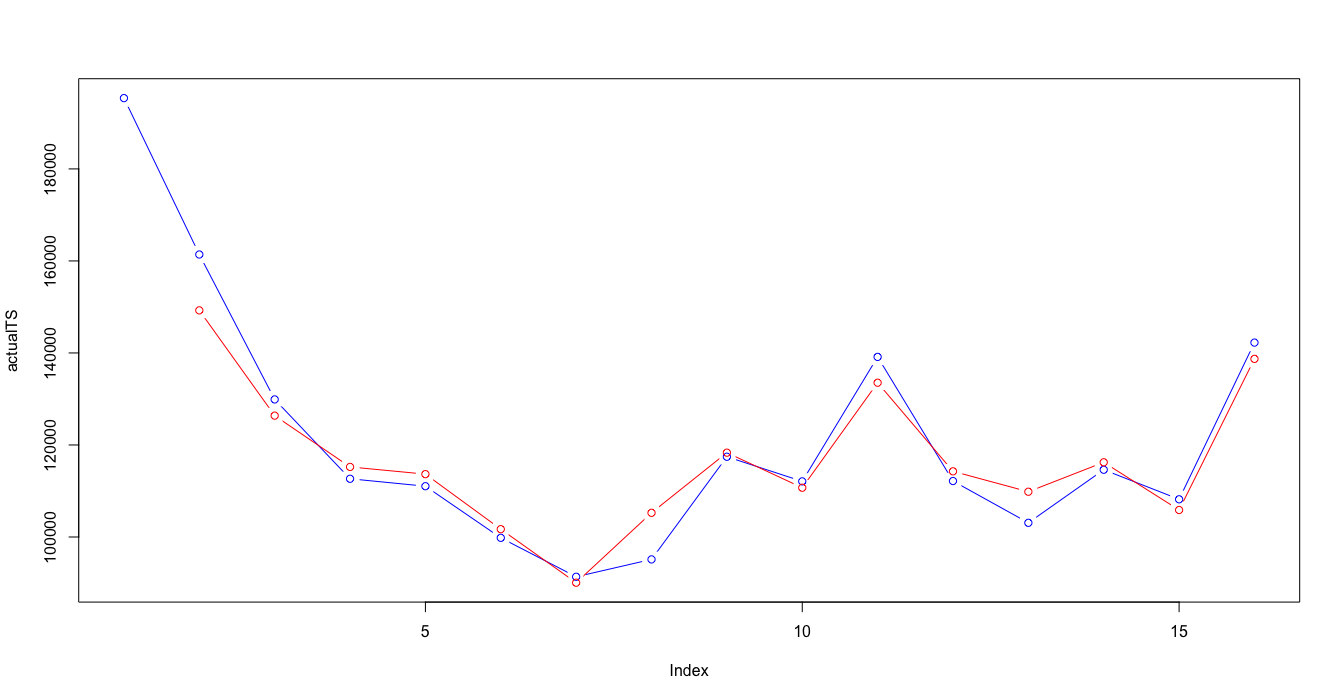

This chart was generated by the following R code:
# par(mfrow = c(1, 1))
# due possibilità
# quell'ente per questo reparto nel 2017 a che cluster assomoglia?
# dovresti porendere tutti i cluster che ho, tagliare le 52 colonne a 17, calcolo il prototipo (media, centroidi calcolati sui 17) quale centroide è più simile al 2017?
# confornto i prototype con distanza coseno
# prendo i prototipi dei cluster, calcolo la distanza coseno 

require(zoo)



shift <- function(x, n, invert=FALSE, default=NA){
  stopifnot(length(x)>=n)
  if(n==0){
    return(x)
  }
  n <- ifelse(invert, n*(-1), n)
  if(n<0){
    n <- abs(n)
    forward=FALSE
  }else{
    forward=TRUE
  }
  if(forward){
    return(c(rep(default, n), x[seq_len(length(x)-n)]))
  }
  if(!forward){
    return(c(x[seq_len(length(x)-n)+n], rep(default, n)))
  }
}


clusterVector2017 <- c()
for (deptSelected in deptNumbersSecond) {
  
  
  tempDept <-
    appoggioDepts[(as.numeric(as.character(clusterDataframe$REPARTO)) == deptSelected),]
  
  reversedStoreOrderedByWeek2017 <- t(storeOrderedByWeek[which(storeOrderedByWeek$REPARTO==deptSelected & storeOrderedByWeek$ANNONO== 2017),])
  reversedStoreForCluster2017 <- reversedStoreOrderedByWeek2017
  
  for(storeNo in storesNumbersSecond){
    #print((match(storeNo,storesNumbersSecond)))
    reversedStoreForCluster2017<- rbind(reversedStoreForCluster2017 , reversedStoreOrderedByWeek2017[(3+(match(storeNo,storesNumbersSecond))),])
    
  }
  clusterVectorForGraph <- c()
  clusterCentroids <- data.frame()
  clusterMedoids <- data.frame()
  
  
  # 
  clusterVectorForGraph<- append(clusterVectorForGraph, listAllDeptYear[[match(deptSelected, deptNumbersSecond)]][[5]][[match(deptSelected, deptNumbersSecond)]])
  
  # clusterCentroids<- rbind(clusterCentroids, listYears[[match(yearSelected, yearList2)]][[match(deptSelected, deptNumbersSecond)]][[1]][[match(deptSelected, deptNumbersSecond)]]$prototypes)
  
  
  clusterNo<- unique(clusterVectorForGraph)
  clusterNo <- sort(clusterNo, decreasing = FALSE)
  
  clusterCentroids <- unname(clusterCentroids)
  clusterMedoids <- unname(clusterMedoids)
  
  
  
  # 
  # print(match(deptSelected, deptNumbersSecond))
  # print(max(clusterNo))
  # print(listAllDeptYear[[match(deptSelected, deptNumbersSecond)]][[1]][[max(clusterNo)]]$prototypes)
  
  for(clst in clusterNo){
    clusterMedoids <- rbind(clusterMedoids, (colMeans(appoggioDepts[which(as.numeric(as.character(appoggioDepts$REPARTO)) == as.numeric(deptSelected) & as.numeric(as.character(appoggioDepts$clusterVector)) == as.numeric(clst)),5:ncol(appoggioDepts)])))
  }
  
  
  clusterCentroids<- rbind(clusterCentroids, unname(listAllDeptYear[[match(deptSelected, deptNumbersSecond)]][[1]][[max(clusterNo)]]$prototypes ))
  
  names(clusterMedoids)<- names(clusterCentroids)
  
  clusterMedoids <- clusterMedoids[,0:ncol(reversedStoreForCluster2017)]
  
  clusterCentroids <- clusterCentroids[,0:ncol(reversedStoreForCluster2017)]
  
  names(reversedStoreForCluster2017) <- names(clusterCentroids) 
  
  reversedStoreForCluster2017 <- unname(reversedStoreForCluster2017)
  reversedStoreForCluster2017 <- reversedStoreForCluster2017[(nrow(reversedStoreOrderedByWeek2017)+1):nrow(reversedStoreForCluster2017),]
  # reversedStoreForCluster2017 <- rbind (reversedStoreForCluster2017,clusterCentroids)
  reversedStoreForCluster2017 <- rbind (reversedStoreForCluster2017,clusterMedoids)
  reversedStoreForCluster2017 <- as.matrix(reversedStoreForCluster2017)
  
  
  
  cosineDistanceMatrix2017 <- matrix(nrow=nrow(reversedStoreForCluster2017),ncol=nrow(reversedStoreForCluster2017))
  
  for (x in 1:(nrow(reversedStoreForCluster2017)-max(clusterNo))){
    
    for(y in 7: nrow(reversedStoreForCluster2017)){
      
      cosineDistanceMatrix2017[x ,y ] <- (1 - ( (reversedStoreForCluster2017[x,] %*% reversedStoreForCluster2017[y,]) /
                                                  (sqrt((reversedStoreForCluster2017[x,]%*%reversedStoreForCluster2017[x,]) * (reversedStoreForCluster2017[y,]%*%reversedStoreForCluster2017[y,]) ))))
      
    }
  }
  
  cosineDistanceMatrix2017 <- na.omit(cosineDistanceMatrix2017[,colSums(is.na(cosineDistanceMatrix2017))<nrow(cosineDistanceMatrix2017)])
  
  clusterVector2017 <- append(clusterVector2017, c(which.min(cosineDistanceMatrix2017[1,]) , which.min(cosineDistanceMatrix2017[2,]) , which.min(cosineDistanceMatrix2017[3,]) , which.min(cosineDistanceMatrix2017[4,]) , which.min(cosineDistanceMatrix2017[5,]) , which.min(cosineDistanceMatrix2017[6,]) ))
  print(clusterVector2017)
  
}




clusterDataframe2017 <- as.data.frame( selectedStoreDeptAggregated$REPARTO)
clusterDataframe2017 <- cbind(clusterDataframe2017,selectedStoreDeptAggregated$ENTE)
clusterDataframe2017 <- cbind(clusterDataframe2017,selectedStoreDeptAggregated$ANNONO)



clusterDataframe2017 <- unique(clusterDataframe2017)


colnames(clusterDataframe2017) <- c("REPARTO","ENTE","ANNONO")



clusterDataframe2017 <- clusterDataframe2017[clusterDataframe2017$ANNONO == as.numeric("2017"), ]

clusterDataframe2017 <- (clusterDataframe2017[with(clusterDataframe2017, order(REPARTO, ANNONO , ENTE)), ])


clusterDataframeAllin <- rbind(clusterDataframe,clusterDataframe2017)
clusterDataframeAllin <- (clusterDataframeAllin[with(clusterDataframeAllin, order(REPARTO, ANNONO , ENTE)), ])






# clusterDepts <- selectedStoreDeptAggregated[which( (as.numeric(as.character(selectedStoreDeptAggregated$REPARTO)) %in% deptNumbersSecond)),]
# clusterDepts <- clusterDepts [which( (selectedStoreDeptAggregated$ANNONO %in% yearList2)),]
# 
# clusterDepts <- clusterDepts[!duplicated(clusterDepts[,c('REPARTO','ENTE','ANNONO')]),c('REPARTO','ENTE','ANNONO')]
clusterDepts2017 <- cbind(clusterDataframe2017, clusterVector2017)



colnames(clusterDepts2017) <- c("REPARTO","ENTE","ANNONO","clusterVector")
clusterDeptsAllin <- rbind(clusterDepts,clusterDepts2017)

View(clusterDeptsAllin)

appoggioDepts2017 <- data.frame()



for(repartoCurrent in unique(clusterDeptsAllin$REPARTO)){
  
  for(enteCurrent in storesNumbersSecond){
    
    for(annoCurrent in unique(clusterDeptsAllin$ANNONO)){   
      
      appoggioDepts2017 <- rbind.fill(appoggioDepts2017, cbind(clusterDeptsAllin[which( as.numeric(as.character(clusterDeptsAllin$REPARTO)) == as.numeric(repartoCurrent) & as.numeric(as.character(clusterDeptsAllin$ANNONO)) == as.numeric(annoCurrent) & as.numeric(as.character(clusterDeptsAllin$ENTE)) == as.numeric(enteCurrent)   ),
                                                                                 ],
                                                               t(storeOrderedByWeek[which( as.numeric(storeOrderedByWeek$REPARTO) == as.numeric(repartoCurrent) & as.numeric(storeOrderedByWeek$ANNONO) == as.numeric(annoCurrent) ) ,
                                                                                    (match(enteCurrent,storesNumbersSecond) +3)])) )
      
    }
    
  }
  
  
  
}

clusterCurrent <- 1
deptSelected <- 6

View(appoggioDepts2017)
appoggioDepts2017 <- (appoggioDepts2017[with(appoggioDepts2017, order(REPARTO, ANNONO , ENTE)), ])
# appoggioDepts2017 <- appoggioDepts2017[,0:22]


assa <-t(appoggioDepts2017[which(as.numeric(as.character(appoggioDepts2017$REPARTO)) == as.numeric(deptSelected) &
                                   as.numeric(as.character(appoggioDepts2017$clusterVector)) == as.numeric(clusterCurrent)),5:ncol(appoggioDepts2017)])


predictData2 <- data.frame()
for(colAssa in c(1:6)){
  
  predictData2<- rbind(predictData2, na.omit(cbind( as.matrix(assa[,colAssa]), shift (as.matrix(assa[,colAssa]) ,-1),shift (as.matrix(assa[,colAssa]) ,-2))) )
}
colnames(predictData2) <- c("nolag","lag1","lag2")
testSet <- na.omit(data.frame(na.omit(assa[,10]), shift(na.omit(assa[,10]), -1 ), shift(na.omit(assa[,10]), -2 )))
# testSet <- rbind(testSet, na.omit(assa[,7]))
colnames(testSet) <- c("nolag","lag1","lag2")
predictFrame <- (c (as.vector(as.matrix(assa[,(1:6)])) , na.omit(as.vector(as.matrix(assa[,10])))))
predictInput <- cbind(shift(predictFrame,-1),shift(predictFrame,-2),predictFrame)
predictData <- predictInput[complete.cases(predictInput),]
colnames(predictData2) <- c("nolag","lag1","lag2")

# trainIndex <- 1:(nrow(predictData2))
training <- predictData2
rownames(training) <- NULL
#fine creazione del training set

#inizio creazione del test set
# test <- as.data.frame(predictData[-trainIndex,])
test <- testSet
rownames(test) <- NULL
#fine creazione del test set

bootControl <- trainControl(number=15)    #definisce il comportamento di apprendimento (k-folds cross validation?)
preProc <- c("center","scale")                #imposta i parametri per il preprocessing
set.seed(2)                                #setta uno scenario casuale
indexTrn <- ncol(training)                    # ???

#creazione del modello di apprendimento
#
svmFit <- train(training[,-1], training[,1], method="svmRadial", tuneLength=15, trnControl=bootControl)
# svmFit <- train(training[,-indexTrn],training[,indexTrn],method="svmRadial",tuneLength=15, trnControl=bootControl,preProcess = preProc ) 
svmBest <-svmFit$finalModel    #modello migliore trovato con i parametri forniti
predsvm <- predict(svmBest, test[,-1])
actualTS <- test[,1]
predictedTS <- predsvm

rmse( actual=actualTS[3:16], predicted=predictedTS[2:15] )
mae(actual=actualTS[3:16], predicted=predictedTS[2:15] )

cbind(actualTS,predictedTS)
par(mfrow = c(1, 1))
plot(actualTS,type="b",col="blue", ylim=c(min(actualTS,predictedTS),max(actualTS,predictedTS)))
lines(shift(predictedTS,1),type="b",col="red")


# trainingInput <- data.frame()
# for(colNumber in 1:ncol(assa)){
#   trainingInput <-rbind(trainingInput,cbind(assa[,colNumber],lagpad(assa[,colNumber],1),lagpad(assa[,colNumber],2)))
# }
# 
# cbind(assa[,1],lagpad(assa[,1],1),lagpad(assa[,1],2))
# 
# 
# for (deptSelected in deptNumbersSecond) {
#   clusterList <- unique(appoggioDepts2017[which(as.numeric(as.character(appoggioDepts2017$REPARTO)) == as.numeric(deptSelected)),]$clusterVector)
#   for(clusterCurrent in clusterList){
#     
#     t(appoggioDepts2017[which(as.numeric(as.character(appoggioDepts2017$REPARTO)) == as.numeric(deptSelected) &
#                                 as.numeric(as.character(appoggioDepts2017$clusterVector)) == as.numeric(clusterCurrent)),5:ncol(appoggioDepts2017)])
#   }
#   
#   
# }
# 
# MS.MIInput=merge(lag(MS.MIcut.z,1),lag(MS.MIcut.z,2),lag(MS.MIcut.z,3),lag(MS.MIcut.z,4),lag(MS.MIcut.z,5),lag(MS.MI.z,6),all=FALSE)
# 
# MS.MIData=merge(MS.MIInput,MS.MIcut.z,all=FALSE)
# MS.MIData=na.omit(MS.MIData)
# colnames(MS.MIData)=c("lag1","lag2","lag3","lag4","lag5","lag6","TARGET")
# #fine creazione
# 
# #inizio creazione del training set
# trainIndex=1:(nrow(MS.MIData)*0.75)
# training=as.data.frame(MS.MIData[trainIndex])
# rownames(training)=NULL
# #fine creazione del training set
# 
# #inizio creazione del test set
# test=as.data.frame(MS.MIData[-trainIndex])
# rownames(test)=NULL
# #fine creazione del test set
# 
# bootControl=trainControl(number=100)    #definisce il comportamento di apprendimento (k-folds cross validation?)
# preProc=c("center","scale")                #imposta i parametri per il preprocessing
# set.seed(2)                                #setta uno scenario casuale
# indexTrn=ncol(training)                    # ???
# 
# 
# 
